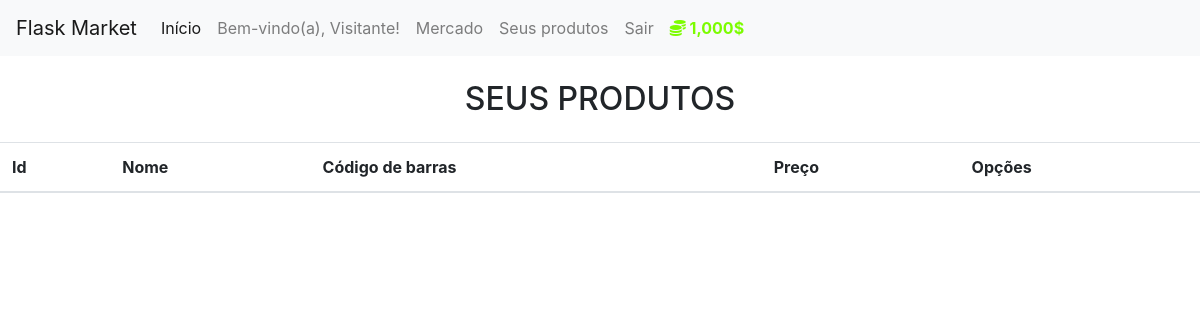
/owner (signed in), run on an earlier commit of the app's database.
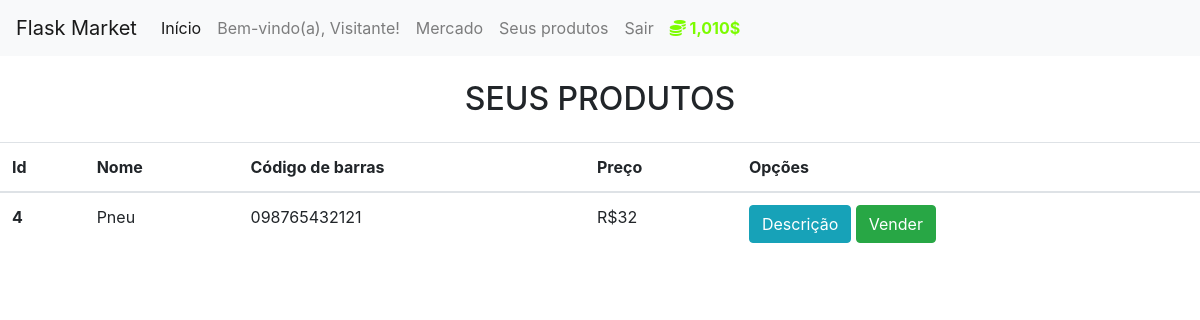
And on a later commit of the database.
### market/models.py (models this page shows, shortened)
class User(db.Model, UserMixin):
    id = db.Column(db.Integer(), primary_key=True)
    username = db.Column(db.String(length=30), unique=True, nullable=False)
    email_address = db.Column(db.String(length=50), nullable=False, unique=True)
    password_hash = db.Column(db.String(length=60), nullable=False)
    budget = db.Column(db.Integer(), nullable=False, default=1000)
    items = db.relationship('Item', backref='owned_user', lazy=True)
    @property
    def prettier_budget(self):
        if len(str(self.budget)) >= 4:
            return f'{str(self.budget)[:-3]},{str(self.budget)[-3:]}$'
        else:
            return f"{self.budget}$"
    @property
    def password(self):
        return self.password

class Item(db.Model):
    id = db.Column(db.Integer(), primary_key=True)
    name = db.Column(db.String(length=30), nullable=False, unique=True)
    price = db.Column(db.Integer(), nullable=False)
    barcode = db.Column(db.String(length=12), nullable=False, unique=True)
    description = db.Column(db.String(length=1200), nullable=False, unique=True)
    owner = db.Column(db.Integer(), db.ForeignKey('user.id'))

### market/routes.py (the view)
@routes.route("/owner", methods=['GET', 'POST'])
@login_required
def owner_page():
    form_sell = SellItemForm()
    if request.method == "POST":
        sold_item = request.form.get('sold_item')
        p_item_obj_sell = Item.query.filter_by(name=sold_item).first()
        if p_item_obj_sell:
            p_item_obj_sell.sell(current_user=current_user)
            flash('Produto vendido com sucesso!', category='success')
    owned_items = Item.query.filter_by(owner=current_user.id)
    return render_template("owner.html", current_user=current_user, formSell=form_sell, owned_items=owned_items)

### market/models.py (called while the page is built)
@login_manager.user_loader
def load_user(user_id):
    return User.query.get(int(user_id))

### market/templates/owner.html (shortened to what this page needs)
{% extends 'base.html' %}
{% block content %}
    <h2 style="margin:24px 0px; text-align:center; text-transform:uppercase;">Seus produtos</h2>
    <table class="table table-hover">
        <thead>
            <tr>
              <th scope="col">Id</th>
              <th scope="col">Nome</th>
              <th scope="col">Código de barras</th>
              <th scope="col">Preço</th>
              <th scope="col">Opções</th>
            </tr>
        </thead>
        <tbody>
            {% for item in owned_items %}
            <tr>
                <th scope="row">{{ item.id }}</th>
                <td>{{ item.name }}</td>
                <td>{{ item.barcode }}</td>
                <td>R${{ item.price }}</td>
                <td>
                  <button class="btn btn-outline btn-info" data-toggle="modal" data-target="#Modal-MoreInfo-{{ item.id }}">Descrição</button>
                  <button class="btn btn-outline btn-success" data-toggle="modal" data-target="#Modal-SellConfirm-{{ item.id }}">Vender</button>
                </td>
            </tr>
            {% endfor %}
        </tbody>
    </table>
{% endblock %}

### market/templates/base.html (shortened to what this page needs)
<!doctype html>
<html lang="pt-br">
  <head>
    <link rel="stylesheet" href="https://cdn.jsdelivr.net/npm/bootstrap@4.5.3/dist/css/bootstrap.min.css">
    <link rel="stylesheet" href="https://cdnjs.cloudflare.com/ajax/libs/font-awesome/5.15.1/css/all.min.css">
  </head>
  <body>
    <nav class="navbar navbar-expand-md navbar-light bg-light">
      <a class="navbar-brand" href="{{ url_for('routes.home_page') }}">Flask Market</a>
      <div class="collapse navbar-collapse" id="navbarNav">
        <ul class="navbar-nav ">
            <li class="nav-item active">
                <a class="nav-link" href="{{ url_for('routes.home_page') }}">Início <span class="sr-only">(current)</span></a>
            </li>
        </ul>
          {% if current_user.is_authenticated %}
            <ul class="navbar-nav">
                <li class="nav-item">
                    <a class="nav-link" href="#">Bem-vindo(a), {{ current_user.username }}!</a>
                </li>
                <li>
                    <a class="nav-link" href="{{ url_for('routes.market_page') }}">Mercado</a>
                </li>
                <li>
                    <a class="nav-link" href="{{ url_for('routes.owner_page') }}">Seus produtos</a>
                </li>
                <li>
                    <a class="nav-link" href="{{ url_for('routes.logout_page') }}">Sair</a>
                </li>
                <li class="nav-item">
                    <a class="nav-link" style="color: lawngreen; font-weight: bold">
                        <i class="fas fa-coins"></i>
                        {{ current_user.prettier_budget }}
                    </a>
                </li>
            </ul>
          {% endif %}
      </div>
    </nav>
  {% block content %} {% endblock %}
  </body>
</html>

What changed in the data, as far as the page shows it:
changed User "Visitante": prettier_budget "1,000$" → "1,010$"
now on this page (row edited): Item: id "4", name "Pneu", barcode "098765432121", price "32"
